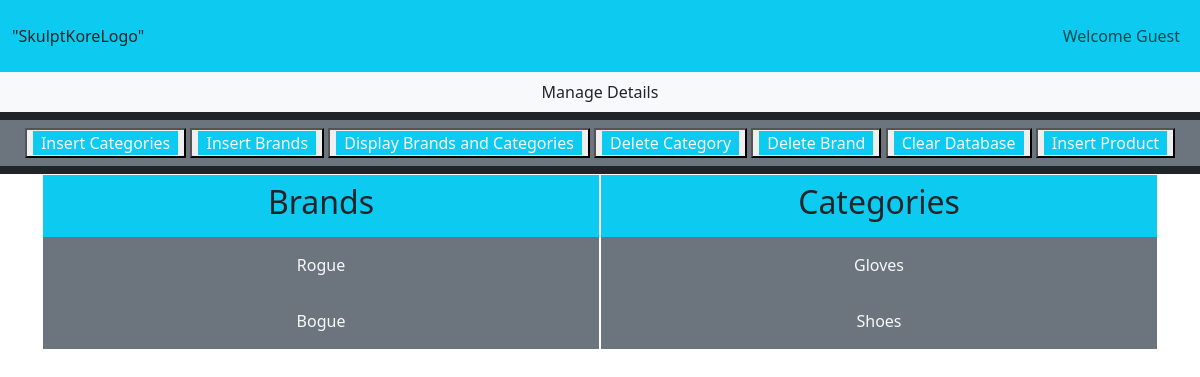
Page /admin_dashboard/index.php?dispbrndcat on the committed database.
### tables this page shows
CREATE TABLE `brands` (
  `brand_id` int(11) NOT NULL,
  `brand_title` varchar(100) DEFAULT NULL
);

CREATE TABLE `categories` (
  `category_id` int(11) NOT NULL,
  `category_title` varchar(100) NOT NULL
);

### admin_dashboard/display_brands_and_categories.php (the view)
<?php
include('..\includes\connect.php');
?>
<div class="col-md-12">
      <ul class="navbar-nav">
        <table style="width:100%; text-align:top;">
            <td style="width:50%">
        <li class="nav-item">
          <a href="" class="nav-link bg-info text-center"><h2>Brands</h2></a>
        </li>
        <?php
          $query_brand_fetch="SELECT * FROM `brands`";
          $result_brand_fetch=mysqli_query($con,$query_brand_fetch);
          while($brand_row=mysqli_fetch_assoc($result_brand_fetch)){
            $brand_data=$brand_row['brand_title'];
            echo '<li class="nav-item"><a href="" class="nav-link bg-secondary text-center text-light my-0 p-3">'.$brand_data.'</a></li>';
          }
          ?>
          </td>
          <td>
          <li class="nav-item">
          <a href="" class="nav-link bg-info text-center"><h2>Categories</h2></a>
        </li>
        <?php
          $query_cat_fetch="SELECT * FROM `categories`";
          $result_cat_fetch=mysqli_query($con,$query_cat_fetch);
          while($cat_row=mysqli_fetch_assoc($result_cat_fetch)){
            $category_data=$cat_row['category_title'];
            echo '<li class="nav-item"><a href="" class="nav-link bg-secondary text-center text-light my-0 p-3">'.$category_data.'</a></li>';
          }
          ?>
          </td>
        </table>
      </ul>
</div>

### rows in the picture
brands: brand_title "Rogue"
brands: brand_title "Bogue"
categories: category_title "Gloves"
categories: category_title "Shoes"
